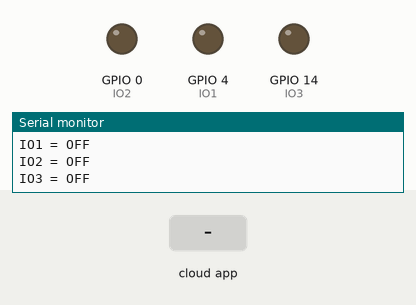
Recording of a sketch running on a simulated ESP8266 (NodeMCU). On the bench: output pins drawn as LEDs (lit = HIGH), the last lines printed to the serial monitor. The inputs (shaded band) are chosen by the test bench. WiFi joins after 1.5 s; servers stay silent unless stated; the Firebase database answers and starts empty.

Above: at 2.7 s.
2.8 s: the phone or cloud app sets status to 1
At 4.2 s:
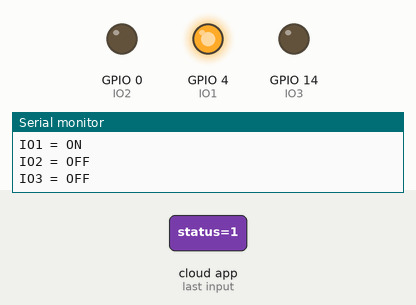
4.5 s: the phone or cloud app sets status to 1
At 5.0 s:
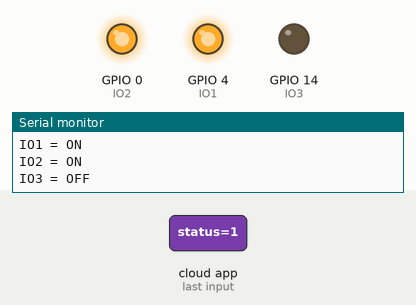
Timing chart, 0 to 7.5 s (numbered marks = the images above; inputs shaded):
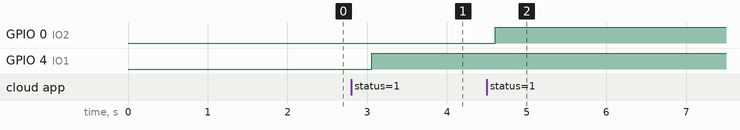

Measured:
- after the input at 2.8 s, GPIO 4 (IO1): LOW → HIGH after 0.26 s
- after the input at 4.5 s, GPIO 0 (IO2): LOW → HIGH after 0.11 s

The sketch:

espIO.ino
```cpp
#include <ESP8266WiFi.h>
#include <FirebaseArduino.h>
#include <DNSServer.h>
#include <ESP8266WebServer.h>
#include <WiFiManager.h>

#define FIREBASE_HOST "deviceio-fae1f.firebaseio.com"
#define FIREBASE_KEY "t0uMQGkmBqgiEeElcCwRhOkpXAHyoJ4w1YoMggbC"

#define IO1 4
#define IO2 0
#define IO3 14
#define ConfigWiFi_Pin 5

#define ESP_AP_NAME "SmartHome"

String id = "Thung";

void setup() {
  Serial.begin(115200);
  pinMode(IO1,OUTPUT);
  pinMode(IO2,OUTPUT);
  pinMode(IO3,OUTPUT);
  pinMode(ConfigWiFi_Pin,INPUT_PULLUP);

  WiFiManager wifiManager;
  wifiManager.resetSettings();
  /*if(digitalRead(ConfigWiFi_Pin) == LOW) // Press button
  {
    //reset saved settings
    wifiManager.resetSettings(); // go to ip 192.168.4.1 to config
  }*/
  wifiManager.autoConnect(ESP_AP_NAME);
  while (WiFi.status() != WL_CONNECTED)
  {
     delay(250);
     Serial.print(".");
  }
  Serial.println("WiFi connected");
  Serial.println("IP address: ");
  Serial.println(WiFi.localIP());

  Firebase.begin(FIREBASE_HOST, FIREBASE_KEY);
  //Firebase.set(id + "/IO1/status", false);
  //Firebase.set(id + "/IO2/status", false);
  //Firebase.set(id + "/IO3/status", false);
  // Do something
}

void loop() {
  // Do something

  boolean sIO1 = Firebase.getBool(id + "/IO1/status");
  if (Firebase.failed()) {
    Serial.print("setting /message failed:");
    Serial.println(Firebase.error());
    return;
  }else{
    if(sIO1 == true){
      digitalWrite(IO1,HIGH);
      Serial.println("IO1 = ON");
    }else if(sIO1 == false){
      digitalWrite(IO1,LOW);
      Serial.println("IO1 = OFF");
    }
  }
  boolean sIO2 = Firebase.getBool(id + "/IO2/status");
  if (Firebase.failed()) {
    Serial.print("setting /message failed:");
    Serial.println(Firebase.error());
    return;
  }else{
    if(sIO2 == true){
      digitalWrite(IO2,HIGH);
      Serial.println("IO2 = ON");
    }else if(sIO2 == false){
      digitalWrite(IO2,LOW);
      Serial.println("IO2 = OFF");
    }
  }
  boolean sIO3 = Firebase.getBool(id + "/IO3/status");
  if (Firebase.failed()) {
    Serial.print("setting /message failed:");
    Serial.println(Firebase.error());
    return;
  }else{
    if(sIO3 == true){
      digitalWrite(IO3,HIGH);
      Serial.println("IO3 = ON");
    }else if(sIO3 == false){
      digitalWrite(IO3,LOW);
      Serial.println("IO3 = OFF");
    }
  }
  delay(250);
}
```
